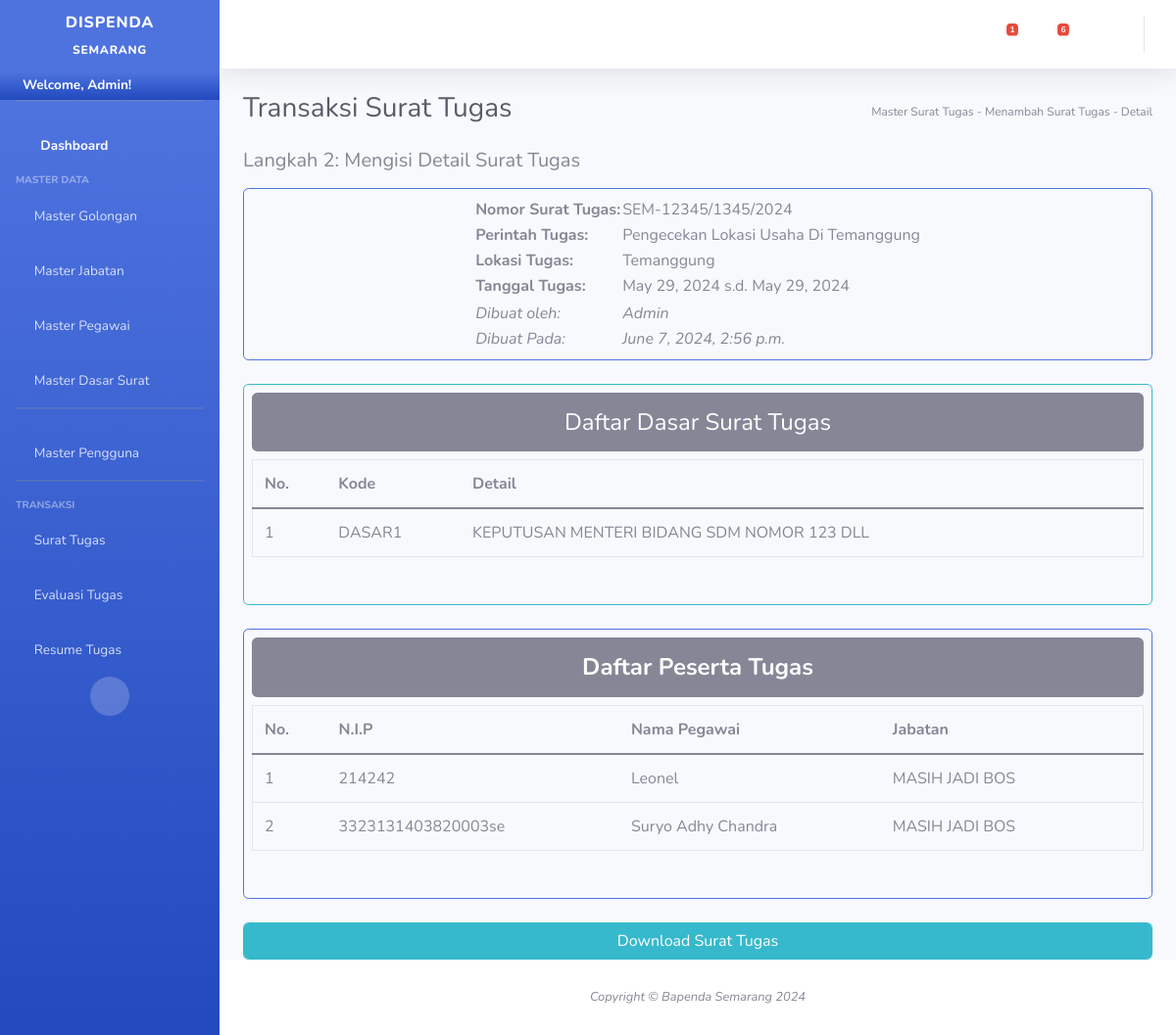
The page /surat/add/c452cb7e-9e67-4aa0-bc73-d329d712fda7 (signed in) on the database as committed earlier.
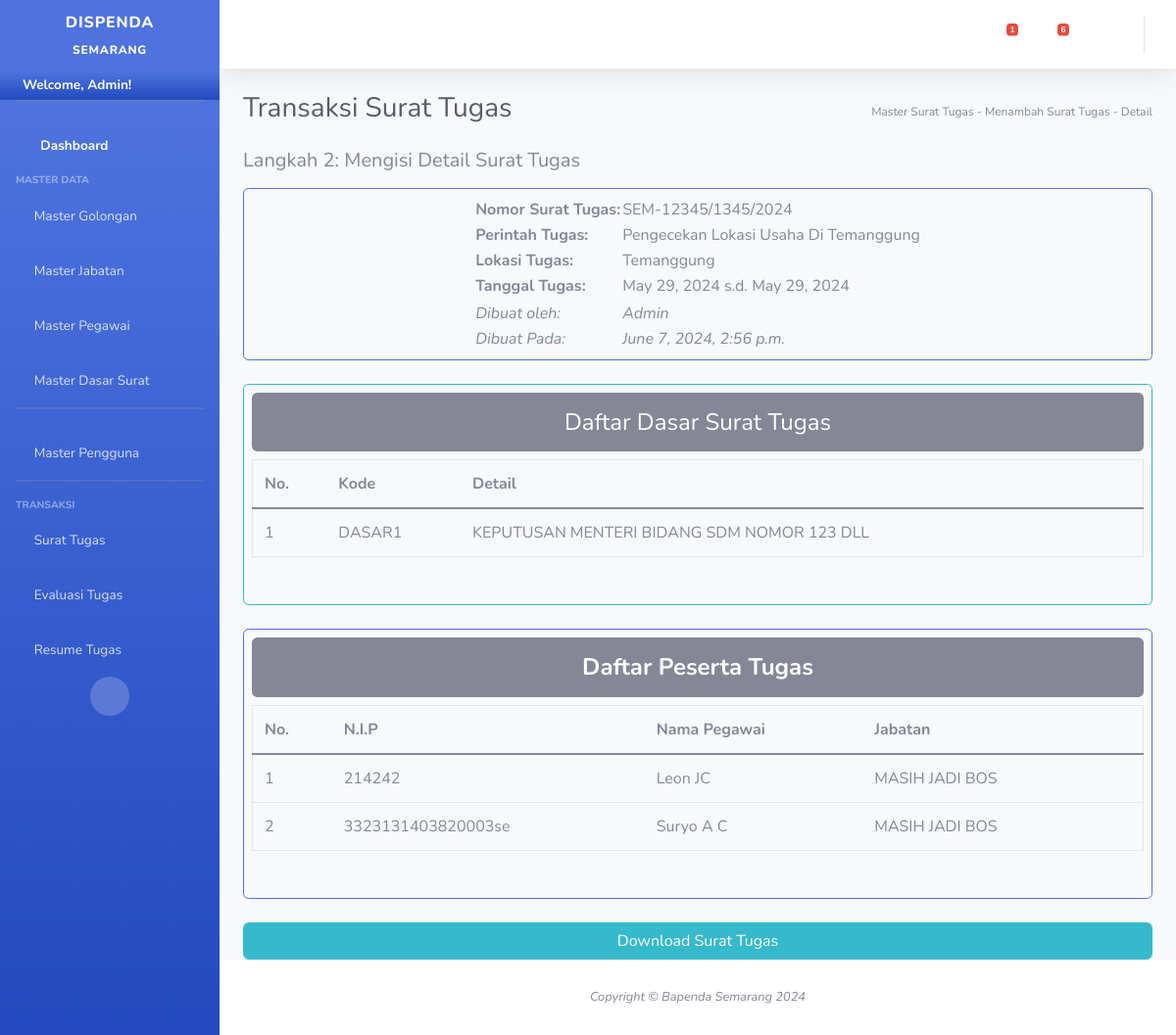
The same page on the database as committed later.
### surat_tugas/models.py (models this page shows, shortened)
class ST_Peserta(models.Model):
    id_surat = models.CharField(max_length=50)
    peserta = models.ForeignKey(MasterPegawai,on_delete=models.RESTRICT)
    updatedAt = models.DateTimeField(auto_now_add=True,null=True)
    updatedBy = models.CharField(max_length=20,blank=True,null=True)
    class Meta:
        unique_together=['id_surat','peserta']

class MasterPegawai(models.Model):
    nik = models.CharField(max_length=50,blank=False,primary_key=True,default="")
    nama = models.CharField(max_length=100,blank=False,null=False)
    kode_jabatan = models.ForeignKey(MasterJabatan,on_delete=models.RESTRICT)
    kode_golongan = models.ForeignKey(MasterGolongan,on_delete=models.RESTRICT)
    updatedAt = models.DateTimeField(auto_now_add=True,null=True)
    is_kepala = models.BooleanField(default=False)
    updatedBy = models.CharField(max_length=20,blank=True,null=True)
    is_update = models.BooleanField(default=False,blank=True,null=True)

class MasterJabatan(models.Model):
    kode_jabatan = models.CharField(max_length=10,primary_key=True,unique=True,blank=True,default="")
    keterangan = models.CharField(max_length=50)
    updatedAt = models.DateTimeField(auto_now_add=True,null=True)
    updatedBy = models.CharField(max_length=20,blank=True,null=True)
    is_update = models.BooleanField(default=False,blank=True,null=True)

### cms/views.py (the view)
# urls.py: path('surat/add/<str:id>',detailSuratTugas,name='detailSuratTugas'),
def detailSuratTugas(request,id):
	if(request.user.is_authenticated != True):
		return HttpResponseRedirect('/auth/')
	try:
		data = TrxSuratTugas.objects.get(id_surat=id)
		list_surat_tugas=ST_DasarTugas.objects.all().filter(id_surat=data)
		list_peserta_tugas=ST_Peserta.objects.all().filter(id_surat=data)
		form_dasar = inputDasarSuratTugas()
		form_peserta = inputPesertaTugas()
		context={
			'form_dasar':form_dasar,
			'form_peserta':form_peserta,
			'list_surat':list_surat_tugas,
			'list_peserta':list_peserta_tugas,
			'menuname':'Transaksi Surat Tugas',
			'pathway':'Master Surat Tugas - Menambah Surat Tugas - Detail',
			'username':request.user.username,
			'id_surat':id,
			'data':data,
			'pending_surat':getPendingSurat(),
			'pending_lhe':getPendingLHE(),
		}
		request.session['status']=""
		return render(request,'master/create_surat_tugas_detail.html',context)
	except Exception as ex:
		print(ex)
		return HttpResponseRedirect('/surat/dis/')

### cms/views.py (called while the page is built)
def getPendingSurat():
	return TrxSuratTugas.objects.all().filter(submit=False)

def getPendingLHE():
	return headerLHE.objects.all().filter(submit=False)

### surat_tugas/models.py (called while the page is built)
    def __str__(self):
        return self.nomor_surat

### templates/master/create_surat_tugas_detail.html (shortened to what this page needs)
{% extends 'base.html'%}
{% load static %}
{% block contents%}
<h5>Langkah 2: Mengisi Detail Surat Tugas</h5>
<div class="p-2 border rounded border-1 my-3 border-primary d-flex justify-content-center">
    <table>
        <tr>
            <th style="min-width:40%">Nomor Surat Tugas:</th>
            <td>{{data.nomor_surat}}</td>
        </tr>
        <tr>
            <th>Perintah Tugas:</th>
            <td>{{data.tujuan|title}}</td>
        </tr>
        <tr>
            <th>Lokasi Tugas:</th>
            <td>{{data.lokasi|title}}</td>
        </tr>
        <tr>
            <th>Tanggal Tugas:</th>
            <td>{{data.tgl_awal_tugas}} s.d. {{data.tgl_akhir_tugas}}</td>
        </tr>
        <tr>
            <td colspan="2"></td>
        </tr>
        <tr>
            <td><i>Dibuat oleh:</i></td>
            <td><i>{{data.updatedBy|title}}</i></td>
        </tr>
        <tr>
            <td><i>Dibuat Pada:</i></td>
            <td><i>{{data.updatedAt}}</i></td>
        </tr>
    </table>
</div>
<div class="p-2 border border-info rounded my-4">
 <p class="w-100 bg-secondary rounded text-white p-3 text-center h4">Daftar Dasar Surat Tugas</p>
 <div class="overflow-auto">
    <table class="table border rounded">
        <thead>
            <th style="min-width:20%">No.</th>
            <th style="min-width:30%">Kode</th>
            <th>Detail</th>
            <th></th>
        </thead>
        {% if list_surat.count == 0%}
        <tr>
            <td colspan="3" class="p-4 text-center small"><i>Belum Ada Dasar Surat Tugas</i></td>
        </tr>
        {% else %}
        {% for surat in list_surat %}
        <tr>
            <td>{{forloop.counter}}</td>
            <td>{{surat.dasar_tugas.kode_dasar}}</td>
            <td>{{surat.dasar_tugas.keterangan}}</td>
            <td>{% if data.submit %}{%else%}<a href="/surat/del/dasar/?id={{id_surat}}&dasar_tugas={{surat.dasar_tugas.kode_dasar}}"><i class="fa fa-trash"></i></a>{%endif%}</td>
        </tr>
        {% endfor%}
        {% endif %}
    </table>
 </div>
 <br>
</div>
<div class="p-2 border border-primary rounded my-4">
 <p class="w-100 bg-secondary text-white p-3 text-center rounded fw-bold h4">Daftar Peserta Tugas</p>
 <div class="overflow-auto">
    <table class="table border rounded">
        <thead>
            <th style="min-width:10%">No.</th>
            <th style="min-width:20%">N.I.P</th>
            <th  style="min-width:40%">Nama Pegawai</th>
            <th style="min-width:30%">Jabatan</th>
            <th></th>
        </thead>
         {% if list_peserta.count == 0%}
        <tr>
            <td colspan="4" class="p-4 text-center small"><i>Belum Ada Peserta Tugas</i></td>
        </tr>
        {% else %}
        {% for peserta in list_peserta %}
        <tr>
            <td>{{forloop.counter}}</td>
            <td>{{peserta.peserta.nik}}</td>
            <td>{{peserta.peserta.nama}}</td>
            <td>{{peserta.peserta.kode_jabatan.keterangan}}</td>
            <td>{% if data.submit %}{%else%}<a href="/surat/del/peserta/?id={{id_surat}}&peserta={{peserta.peserta.nik}}"><i class="fa fa-trash"></i></a>{%endif%}</td>
        </tr>
        {% endfor%}
        {% endif %}
    </table>
 </div>
 <br>
</div>
 <div class="w-100">
{% if data.submit %}
    <button class="form-control btn btn-info" onclick="window.location.href='/surat/export/{{id_surat}}/'"> <i class="fa fa-download" aria-hidden="true"></i> Download Surat Tugas <i class="fa fa-download" aria-hidden="true"></i></button>
{% endif%}
</div>
{% endblock%}

Rows that differ between the two databases and show on the page:
changed through a linked row, ST_Peserta: peserta.nama "Leonel" → "Leon JC"
changed through a linked row, ST_Peserta "3323131403820003se": peserta.nama "Suryo Adhy Chandra" → "Suryo A C"
